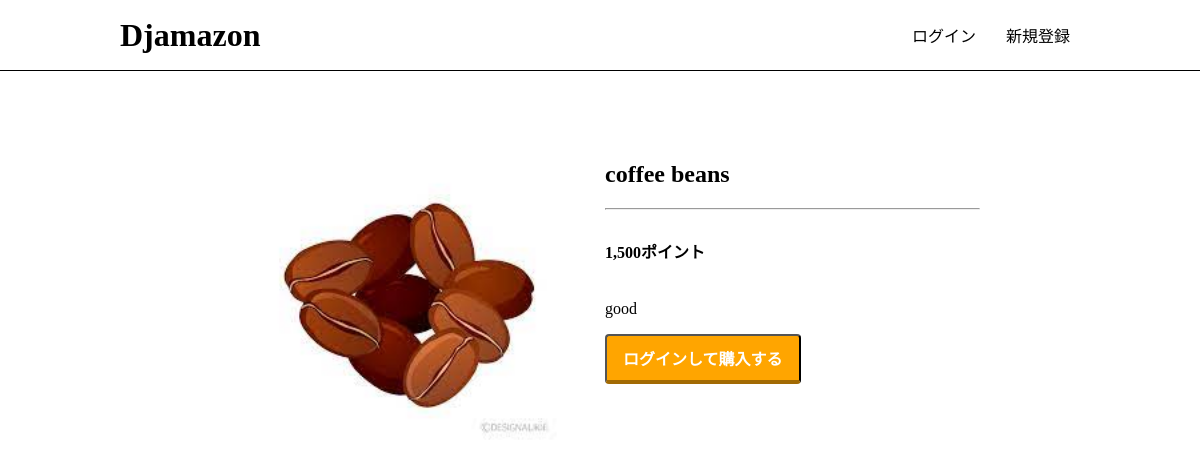
Screenshot of /product/2/ with the database file from the repository.
### app/models.py (models this page shows, shortened)
class Product(models.Model):
    name = models.CharField(max_length=100)
    description = models.TextField(blank=True)
    price = models.PositiveIntegerField(default=0)
    image = models.ImageField(upload_to='product')

### app/views.py (the view, shortened to what this page needs)
# urls.py: path('product/<int:product_id>/', views.detail, name='detail'),
def detail(request, product_id):
    product = get_object_or_404(Product, pk=product_id)
    add_to_cart_form = AddToCartForm(request.POST or None)
    context = {
       'product': product,
       'add_to_cart_form': add_to_cart_form,
    }
    return render(request, 'app/detail.html', context)

### app/templates/app/detail.html (shortened to what this page needs)
{% extends 'app/base.html' %}
{% load humanize %}
{% block content %}
<div class="product-detail">
    <div class="product-detail-image">
        <img src="{{ product.image.url }}" class="product-img">
    </div>
    <div class="product-detail-info">
        <h2>{{ product.name }}</h2>
        <hr>
        <div class="point-fav-section">
            <h4>{{ product.price | intcomma }}ポイント</h4>
        </div>
        <p>{{ product.description }}</p>
        <div>
            {% if request.user.is_authenticated %}
            <form action="{% url 'app:detail' product.id %}" method="post">{% csrf_token %}
                {{ add_to_cart_form.as_p }}
                <button class="purchase-button" type="submit">カートに追加する
                </button>
            </form>
            {% else %}
            <a href="{% url 'app:login' %}?next={{ request.path }}"><button
                    class="purchase-button">ログインして購入する</button></a>
            {% endif %}
        </div>
    </div>
</div>
{% endblock %}

### static/css/style.css (style rules this page uses)
html, body { margin: 0; }
div { box-sizing: border-box; }
a { text-decoration: none; color: #000; }
.product-img { width: 100%; max-width: 500px; height: 300px; object-fit: cover; border-radius: 4px; }
.product-detail { display: flex; justify-content: flex-start; padding: 10px; }
.product-detail-image { flex: 1; }
.product-detail-info { flex: 1; }
.product-img { object-fit: contain; }
.product-detail-info { margin-left: 10px; }
.product-detail-info .point-fav-section { display: flex; justify-content: space-between; align-items: center; }
.product-detail-info .purchase-button { display: inline-block; text-align: center; background-color: orange; font-size: 16px; color: #FFF; font-weight: bold; padding: 10px 16px; border-radius: 4px; border-bottom: 4px solid #a26a03; }

### rows the page displays
Product: image (picture), name "coffee beans", price "1,500", description "good"
